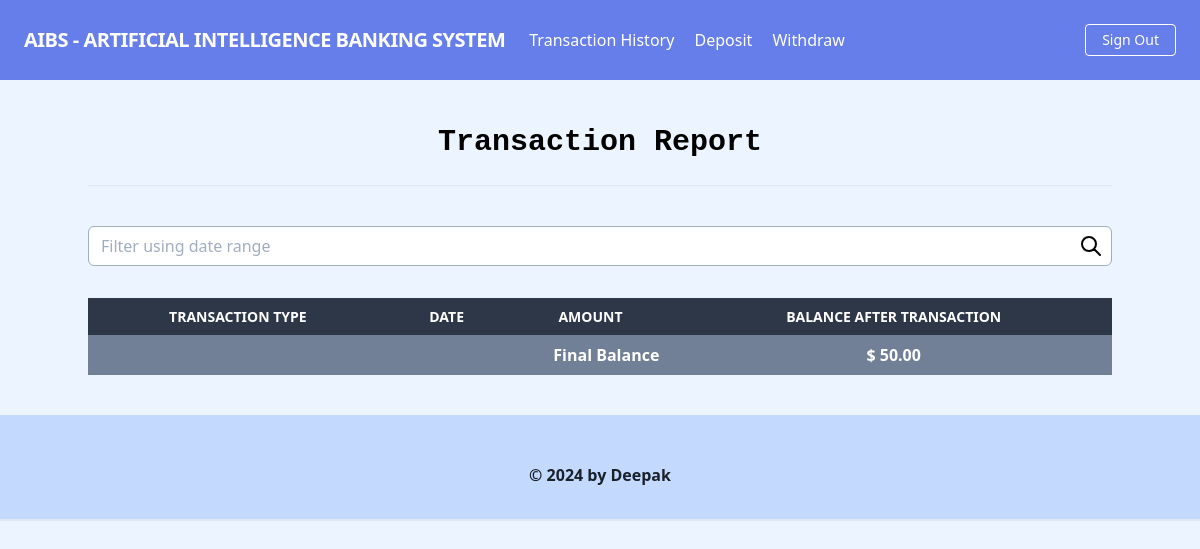
Page /transactions/report/ (signed in) on the earlier database version.
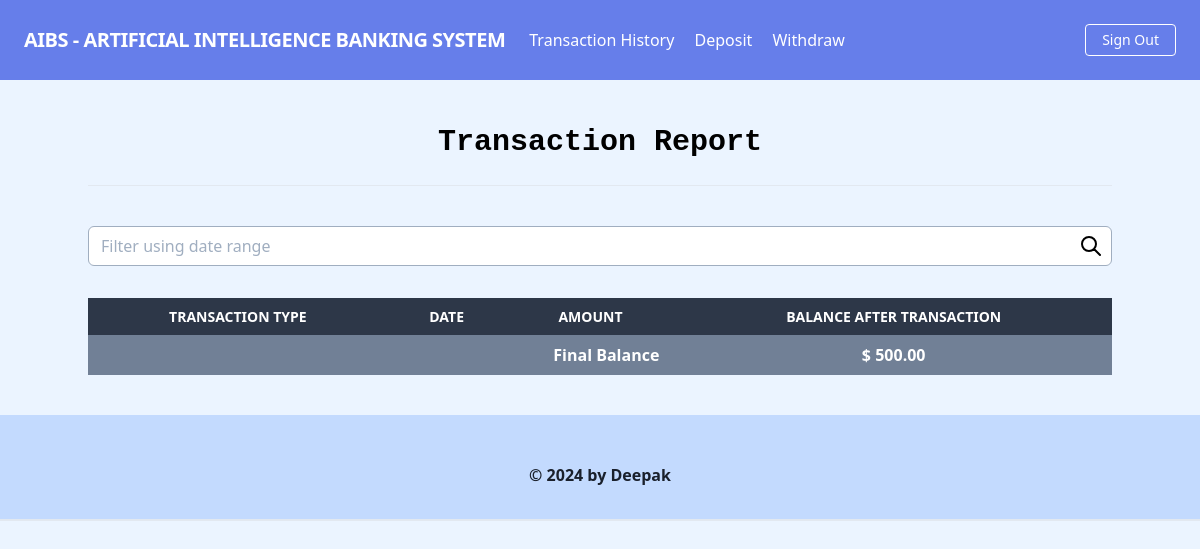
Same page on the later database version.
### accounts/models.py (models this page shows, shortened)
class UserBankAccount(models.Model):
    user = models.OneToOneField(
        User,
        related_name='account',
        on_delete=models.CASCADE,
    )
    account_type = models.ForeignKey(
        BankAccountType,
        related_name='accounts',
        on_delete=models.CASCADE
    )
    account_no = models.PositiveIntegerField(unique=True)
    gender = models.CharField(max_length=1, choices=GENDER_CHOICE)
    birth_date = models.DateField(null=True, blank=True)
    balance = models.DecimalField(
        default=0,
        max_digits=12,
        decimal_places=2
    )
    interest_start_date = models.DateField(
        null=True, blank=True,
        help_text=(
            'The month number that interest calculation will start from'
        )
    )
    initial_deposit_date = models.DateField(null=True, blank=True)

### transactions/views.py (the view)
# urls.py: path("report/", TransactionRepostView.as_view(), name="transaction_report"),
class TransactionRepostView(LoginRequiredMixin, ListView):
    template_name = 'transactions/transaction_report.html'
    model = Transaction
    form_data = {}
    def get(self, request, *args, **kwargs):
        form = TransactionDateRangeForm(request.GET or None)
        if form.is_valid():
            self.form_data = form.cleaned_data
        return super().get(request, *args, **kwargs)
    def get_queryset(self):
        queryset = super().get_queryset().filter(
            account=self.request.user.account
        )
        daterange = self.form_data.get("daterange")
        if daterange:
            queryset = queryset.filter(timestamp__date__range=daterange)
        return queryset.distinct()
    def get_context_data(self, **kwargs):
        context = super().get_context_data(**kwargs)
        context.update({
            'account': self.request.user.account,
            'form': TransactionDateRangeForm(self.request.GET or None)
        })
        return context

### transactions/forms.py (shortened to what this page needs)
class TransactionDateRangeForm(forms.Form):
    daterange = forms.CharField(required=False)

### templates/transactions/transaction_report.html (shortened to what this page needs)
{% extends 'core/base.html' %}
{% block head_extra %}
    <link rel="stylesheet" type="text/css" href="https://cdn.jsdelivr.net/npm/daterangepicker/daterangepicker.css" />
{% endblock %}
{% block content %}
    <h1 class="font-mono font-bold text-3xl text-center pb-5 pt-10">Transaction Report</h1>
    <hr />
    <form method="get">
        <div class="mt-10 h-10 pl-3 pr-2 bg-white border rounded-md border-gray-500 flex justify-between items-center relative">
            <input type="search" name="daterange" id="search" placeholder="Filter using date range" value="{{ request.GET.daterange }}" class="appearance-none w-full outline-none focus:outline-none active:outline-none" />
            <button type="submit" class="ml-1 outline-none focus:outline-none active:outline-none">
                <svg fill="none" stroke="currentColor" stroke-linecap="round" stroke-linejoin="round" stroke-width="2" viewBox="0 0 24 24" class="w-6 h-6">
                    <path d="M21 21l-6-6m2-5a7 7 0 11-14 0 7 7 0 0114 0z"></path>
                </svg>
            </button>
        </div>
    </form>
    <table class="table-auto mx-auto w-full mt-8">
        <thead class="bg-gray-800 text-white">
        <tr class="uppercase font-semibold text-sm">
            <th class="px-4 py-2">Transaction Type</th>
            <th class="px-4 py-2">Date</th>
            <th class="px-4 py-2">Amount</th>
            <th class="px-4 py-2">Balance After Transaction</th>
        </tr>
        </thead>
        <tbody>
        <tr class="bg-gray-600 text-white">
            <th class="px-4 py-2 text-right" colspan="3">Final Balance</th>
            <th class="px-4 py-2 text-center">$ {{ account.balance }}</th>
        </tr>
        </tbody>
    </table>
{% endblock %}

### templates/core/base.html (shortened to what this page needs)
{% load static %}
<!DOCTYPE html>
<html lang="en">
    <head>
        <link href="https://unpkg.com/tailwindcss@^1.0/dist/tailwind.min.css" rel="stylesheet">
        {% block head_extra %}{% endblock %}
    </head>
    <body class="bg-indigo-100">
        {% block body %}
            {% include 'core/navbar.html' %}
            <div class="lg:container lg:mx-auto">
                {% block content %}{% endblock %}
            </div>
            {% include 'core/footer.html' %}
        {% endblock %}
    </body>
</html>

### templates/core/navbar.html (shortened to what this page needs)
<nav class="flex items-center justify-between flex-wrap bg-indigo-500 p-6">
    <div class="flex items-center flex-shrink-0 text-white mr-6">
        <span class="font-semibold text-xl tracking-tight"><a href="/">AIBS - ARTIFICIAL INTELLIGENCE BANKING SYSTEM</a></span>
    </div>
    <div class="w-full block flex-grow lg:flex lg:items-center lg:w-auto">
        {% if request.user.is_authenticated %}
            <div class="text-md lg:flex-grow">
                <a href="{% url 'transactions:transaction_report' %}" class="block mt-4 lg:inline-block lg:mt-0 text-white hover:text-white mr-4">
                    Transaction History
                </a>
                <a href="{% url 'transactions:deposit_money' %}" class="block mt-4 lg:inline-block lg:mt-0 text-white hover:text-white mr-4">
                    Deposit
                </a>
                <a href="{% url 'transactions:withdraw_money' %}" class="block mt-4 lg:inline-block lg:mt-0 text-white hover:text-white">
                    Withdraw
                </a>
            </div>
            <div>
                <a href="{% url 'accounts:user_logout' %}" class="inline-block font-medium text-sm px-4 py-2 leading-none border rounded text-white border-white hover:border-transparent hover:text-gray-800 hover:bg-white mt-4 lg:mt-0">Sign Out</a>
            </div>
        {% endif %}
    </div>
</nav>

### templates/core/footer.html
<footer class="footer bg-indigo-200 relative pt-1 border-b-2 mt-10">
    <div class="container mx-auto px-6">
        <div class="mt-5 flex flex-col items-center">
            <div class="sm:w-2/3 text-center py-6">
                <p class="text-md text-gray-900 font-bold mb-2">
                    © 2024 by <a href="https://github.com/deep-commitx" target="_blank">Deepak</a>
                </p>
            </div>
        </div>
    </div>
</footer>

Differences in the rows shown:
changed UserBankAccount: balance "50.00" → "500.00"
